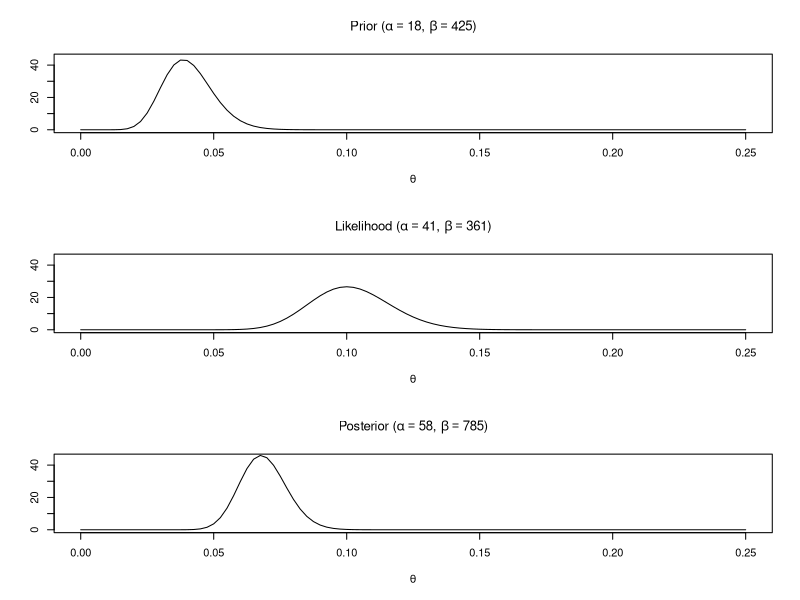
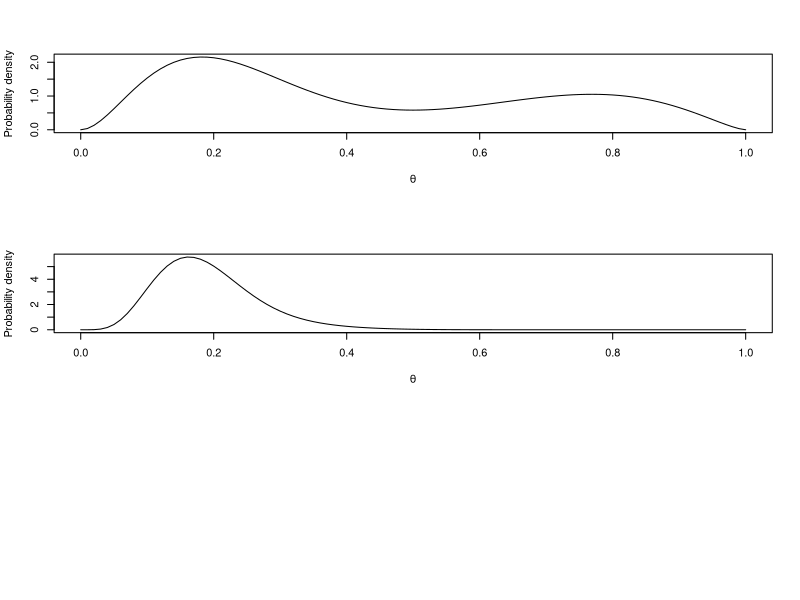
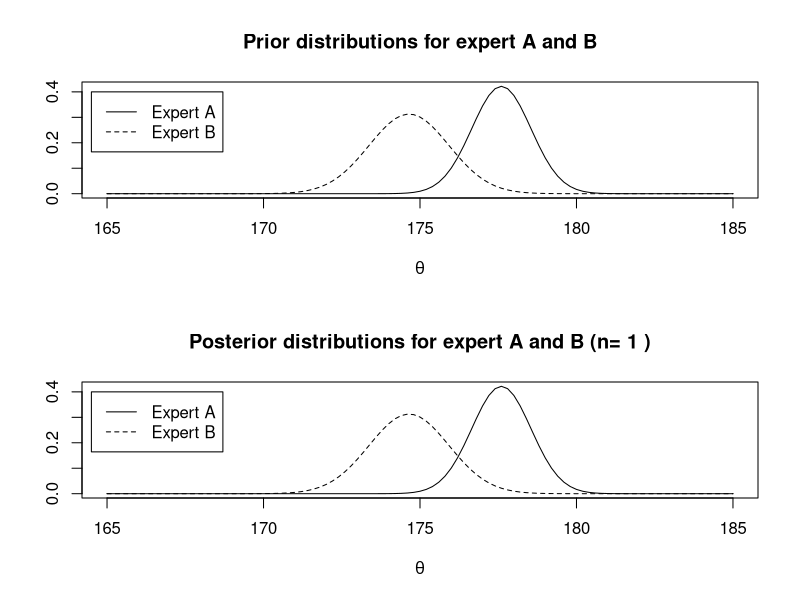

These figures' R source, in order:
## ---- chunk 1
knitr::opts_chunk$set(echo = TRUE)
## ---- chunk 2
# Data and prior parameters
y = 40
n = 400
alpha = 18
beta = 425
## ---- chunk 3
# Posterior parameters
alphap = alpha + y
betap = beta + n - y
print(paste('alpha*=',alphap, ', beta*=',betap))
## ---- chunk 4
# Prior, likelihood and posterior distributions
par(mfrow = c(3,1))
plot(function(x) dbeta(x,alpha,beta), 0, 0.25, ylim = c(0,45), ylab='', xlab = expression(paste(theta)), main = expression(paste('Prior (') * paste(alpha == paste(18) * paste(', ') * paste(beta == paste(425))) * paste(')')))
plot(function(x) dbeta(x,y+1,n-y+1), 0, 0.25, ylim = c(0,45), ylab='', xlab = expression(paste(theta)), main = expression(paste('Likelihood (') * paste(alpha == paste(41) * paste(', ') * paste(beta == paste(361))) * paste(')')))
plot(function(x) dbeta(x,alphap,betap), 0, 0.25, ylim = c(0,45), ylab='', xlab = expression(paste(theta)), main = expression(paste('Posterior (') * paste(alpha == paste(58) * paste(', ') * paste(beta == paste(785))) * paste(')')))
## ---- chunk 5
# Data, prior parameters and prior distribution
n = 20
y = 3
alpha1 = 3
beta1 = 10
alpha2 = 6
beta2 = 2.5
g1 = 0.6
g2 = 1 - g1
plot(function(x) g1*dbeta(x,alpha1,beta1) + (1-g1)*dbeta(x,alpha2,beta2), 0, 1, xlab = expression(paste(theta)), ylab = 'Probability density')
## ---- chunk 6
# Posterior parameters and posterior distribution
alphap1 = alpha1 + y
betap1 = beta1 + n - y
alphap2 = alpha2 + y
betap2 = beta2 + n - y
gp1 = round((g1 * beta(alphap1,betap1)) / (g1*beta(alphap1,betap1) + g2 * beta(alphap2,betap2)),2)
gp2 = 1 - gp1
plot(function(x) gp1*dbeta(x,alphap1,betap1) + (1-gp1)*dbeta(x,alphap2,betap2), 0, 1, xlab = expression(paste(theta)), ylab = 'Probability density')
## ---- chunk 7
# Data, prior parameters
mu = c(178,172)
tau2 = c(1,2.8^2)
n = 1
xbar = 176
sigma2 = 4
## ---- chunk 8
# Posterior parameters
mux = c(0,0)
taux2 = c(0,0)
for (i in 1:length(mu))
{
  mux[i] = (mu[i]*sigma2/n + tau2[i]*xbar)/(sigma2/n + tau2[i])
  taux2[i] = sqrt((tau2[i]*sigma2/n)/(tau2[i] + sigma2/n))
}
## ---- chunk 9
# For a sequential use of the Bayes theorem, assign
mu = mux
tau2 = taux2
# and rerun the codes above to compute posterior parameters.
## ---- chunk 10
# Prior and posterior distributions
par(mfrow=c(2,1))
plot(function(x) dnorm(x,mu[1],sqrt(tau2)[1]), 165, 185, main = 'Prior distributions for expert A and B', lty = 1, xlab = expression(paste(theta)), ylab='')
plot(function(x) dnorm(x,mu[2],sqrt(tau2)[2]), 165, 185, main = '', lty = 2, add = TRUE)
legend(164.5,0.4,c('Expert A','Expert B'), lty = c(1,2))

plot(function(x) dnorm(x,mux[1],sqrt(taux2)[1]), 165, 185, main = paste('Posterior distributions for expert A and B (n=',n,paste(')')), lty = 1, xlab = expression(paste(theta)), ylab = '')
plot(function(x) dnorm(x,mux[2],sqrt(taux2)[2]), 165, 185, main = '', lty = 2, add = TRUE)
legend(164.5,0.4,c("Expert A","Expert B"), lty = c(1,2))
## ---- chunk 11
# Data
n = 15
y = 0

# Probability of future observations
x = c(0,1)
(n^(y+1/2))/(gamma(y+1/2)*factorial(x))*(gamma(x+y+1/2)/(n+1)^(x+y+1/2))
